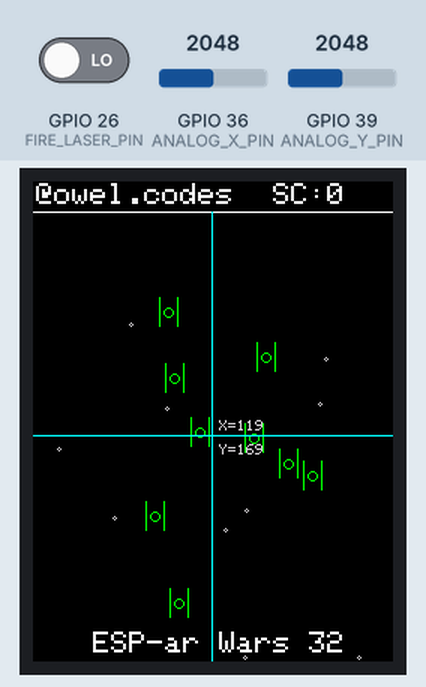
The program below on a simulated ESP32. Parts: 240×320 colour display. The test bench sets the inputs (shaded band); at power-on: GPIO 36 (ANALOG_X_PIN) = 2048, GPIO 39 (ANALOG_Y_PIN) = 2048, GPIO 26 (FIRE_LASER_PIN) LOW. Random numbers use the default seed unless the program sets one.

Above: at 1.3 s.
1.4 s: GPIO 36 (ANALOG_X_PIN) set to 2866
At 2.22 s:
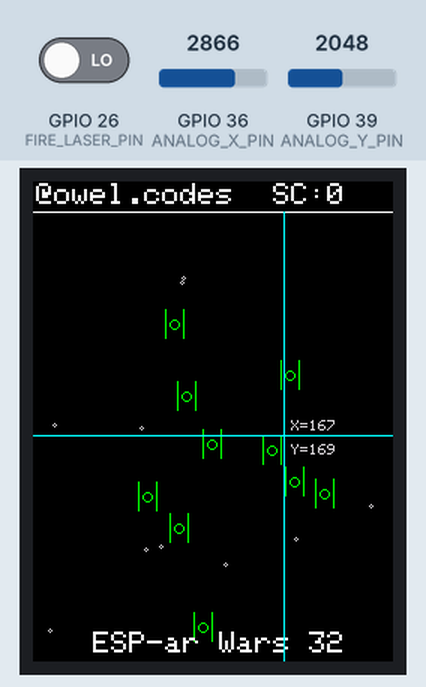
3.9 s: GPIO 39 (ANALOG_Y_PIN) set to 2866
At 4.53 s:
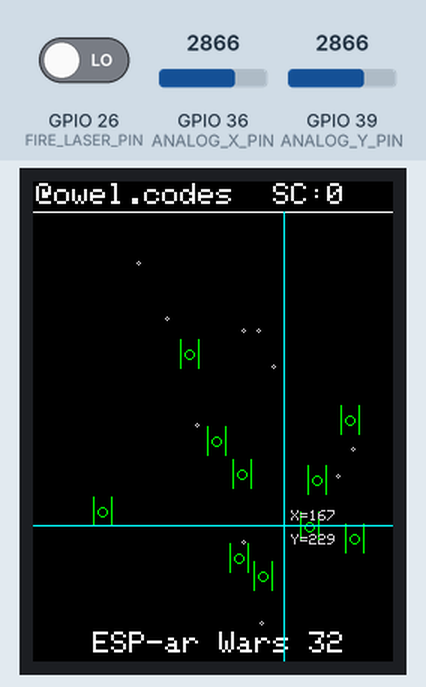
6.2 s: GPIO 26 (FIRE_LASER_PIN) driven HIGH
At 6.83 s:
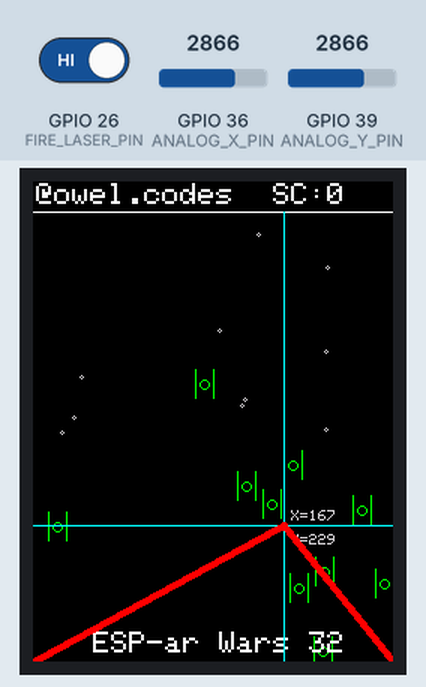
8.5 s: GPIO 36 (ANALOG_X_PIN) set to 3603
At 9.14 s:
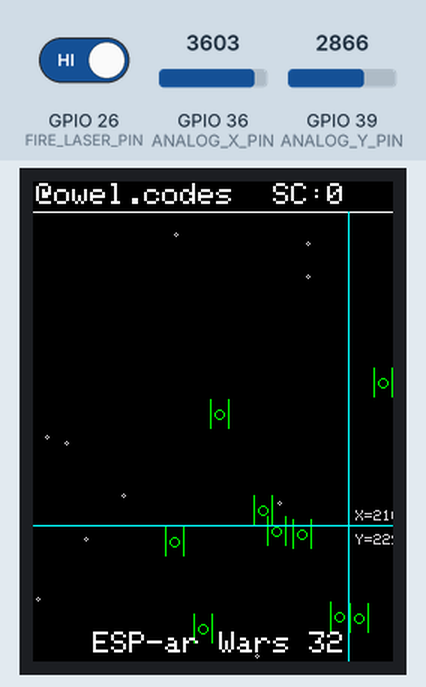
10.8 s: GPIO 39 (ANALOG_Y_PIN) set to 3603
At 11.45 s:
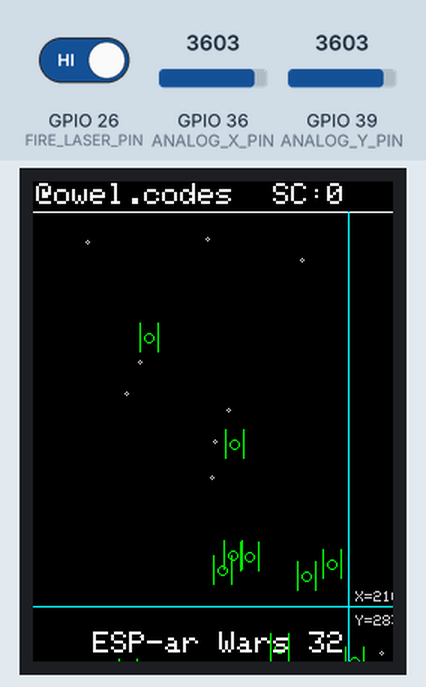
13.1 s: GPIO 36 (ANALOG_X_PIN) set to 4095
At 13.75 s:
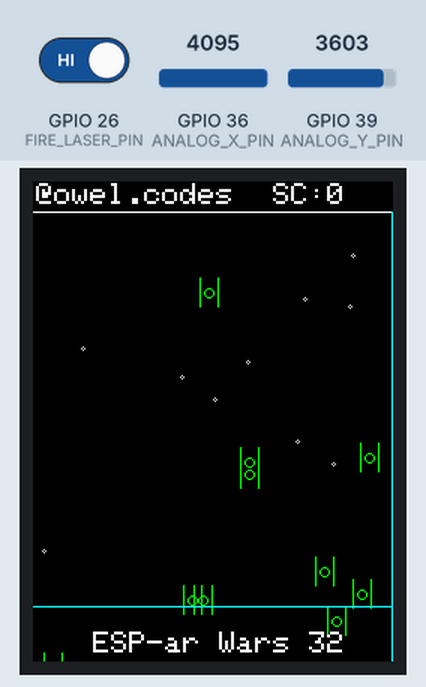
Timing chart, 0 to 16.1 s (numbered marks = the images above; inputs shaded):
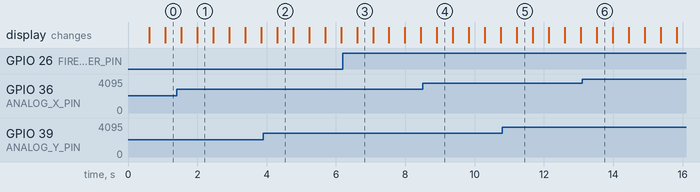

The program:

main.cpp
```cpp
#include <Arduino.h>
#include <TFT_eSPI.h>                 // Include the graphics library (this includes the sprite functions)

// TFT specs
#define TFT_WIDTH  240
#define TFT_HEIGHT 320
#define BKGD_COLOR TFT_BLACK
#define MARGIN_TOP 20

#define MIN_VELOCITY 2      // of enemy ships
#define MAX_VELOCITY 6      // of enemy ships
#define NUM_FIGHTERS 10     // current number of enemy ships

#define FIRE_LASER_PIN 26   // pin # for push button digital in
#define ANALOG_X_PIN   36   // X analog input for joystick
#define ANALOG_Y_PIN   39   // Y analog input for joystick

int LaserFireCounter;       // used by IRQ for Laser fire push button
float analog_X_Value;
float analog_Y_Value;

TFT_eSPI    tft = TFT_eSPI();            // Create object "tft"
TFT_eSprite buffer = TFT_eSprite(&tft);  // Create Sprite object "img" with pointer to "tft" object
TFT_eSprite enemy = TFT_eSprite(&tft);   // tie-fighter

// ---------- OBJECTS --------------
class TieFighter {
  public:
    int x;
    int y;
    int velocity_x;
    int velocity_y;
    void init();
    void move();
  private:
    int direction;
};

void TieFighter::init(){
  x = random(1, TFT_WIDTH);
  y = random(1, TFT_HEIGHT);
  velocity_x = random(1,5);
  velocity_y = random(1,5);
}

void TieFighter::move(){
  x = x + velocity_x;
  y = y + velocity_y;

  if (y>TFT_HEIGHT){
    y = random(1, TFT_HEIGHT);
    velocity_y = random(MIN_VELOCITY, MAX_VELOCITY);
    if (random(1,3)==1) velocity_y = velocity_y * (-1);
  }
  if (y<0){
    y = random(1, TFT_HEIGHT);
    velocity_y = random(MIN_VELOCITY, MAX_VELOCITY);
    if (random(1,3)==1) velocity_y = velocity_y * (-1);
  }
  if (x>TFT_WIDTH){
    x = random(1, TFT_WIDTH);
    velocity_x = random(MIN_VELOCITY, MAX_VELOCITY);
    if (random(1,3)==1) velocity_x = velocity_x * (-1);
  }
  if (x<0){
    x = random(1, TFT_WIDTH);
    velocity_x = random(MIN_VELOCITY, MAX_VELOCITY);
    if (random(1,3)==1) velocity_x = velocity_x * (-1);
  }
}

// ----------- IRQ Handler ------------
portMUX_TYPE mux = portMUX_INITIALIZER_UNLOCKED;

// IRQ handler for Laser Fire
void IRAM_ATTR LaserFireHandler() {
  portENTER_CRITICAL_ISR(&mux);
  LaserFireCounter++;
  portEXIT_CRITICAL_ISR(&mux);
}

// --------- PROGRAM VARIABLES ---------
// crosshair related variables.
int x = 0;
int y = 0;

// keep track of score
int score = 0;

// enemy ships
TieFighter fighter[NUM_FIGHTERS];

// forward declarations
void drawCrosshair(int x, int y, int color);
void displayScore(int x, int y, int color);
void fireLaser(int x, int y, int color);
void updateScreen();
bool detectBogeyKills(int x, int y);

// ------------ start of code ------------------
void drawCrosshair(int x, int y, int color){
  buffer.drawLine(0, y, TFT_WIDTH, y, color);   // draw horiz line
  buffer.drawLine(x, MARGIN_TOP, x, TFT_HEIGHT, color);  // draw vert line
  // moving text with crosshair
  buffer.setTextColor(TFT_LIGHTGREY);
  buffer.setTextSize(1);
  buffer.drawString("X=" + String(x), x+5, y-10);
  buffer.setTextSize(1);
  buffer.drawString("Y=" + String(y), x+5, y+6);
}

void displayScore(int score, int color){
  if (score > 1000) score=0;
  buffer.drawLine(0, MARGIN_TOP,TFT_WIDTH, MARGIN_TOP, color);
  buffer.setTextSize(2);
  buffer.setTextColor(color);
  buffer.drawString("@owel.codes", 2, 1);
  buffer.drawString("SC:" + String(score), 160, 1);
}

void fireLaser(int x, int y, int color){
  // fire laser to x,y point from left and right bottom corner
  int bottomleftx = 0;
  int bottomlefty = TFT_HEIGHT;
  int bottomrightx = TFT_WIDTH;
  int bottomrighty = TFT_HEIGHT;

  // fire left laser to x,y point
  buffer.drawWideLine(bottomleftx, bottomlefty, x, y, 4.0, color);
  // fire right laser to x,y point
  buffer.drawWideLine(bottomrightx, bottomrighty, x, y, 4.0, color);

  // detect if we hit anything
  detectBogeyKills(x, y);
}

bool detectBogeyKills(int x, int y){
  // detect if we hit any bogeys
  // return true or false
  bool hit = false;

  for (int i=0; i<NUM_FIGHTERS; i++){
    // fighter[i].x, fighter[i].y, sprite size is 20,20
    if ((x > fighter[i].x-10) && (x < fighter[i].x+10) && (y>fighter[i].y-10) && (y<fighter[i].y+10)) {
      hit = true;
      score = score + 10;
      // do something about fighter if hit... show explosion, remove from screen, do something
      buffer.drawSmoothCircle(x, y, 15, TFT_RED, TFT_ORANGE);
      fighter[i].init();  // this will respawn this enemy to a new location (therefore, erasing current location that was hit)
    }
  }
  return hit;
}

void updateScreen(){
  // update screen with buffer
  buffer.pushSprite(0, 0);
}

void drawEnemyShip(int x, int y, int transparentcolor){
  //
  enemy.setPivot(10,10);
  enemy.pushToSprite(&buffer, x, y, transparentcolor);
  // enemy.pushRotated(&buffer, 45, transparentcolor);
}

void drawEnemyShips(){
  for (int i=0; i<NUM_FIGHTERS; i++){
    drawEnemyShip(fighter[i].x, fighter[i].y, TFT_BLACK);
    fighter[i].move();
  }
}

void drawStars(){
  int num_stars = 10;
  int star_x;
  int star_y;
  for (int i=0; i<num_stars; i++){
    star_x = random(TFT_WIDTH);
    star_y = random(MARGIN_TOP, TFT_HEIGHT);
    buffer.drawCircle(star_x, star_y, 1, TFT_LIGHTGREY);
  }
}

void displayGameName(){
  // game name at bottom of screen
  buffer.setTextSize(2);
  buffer.setTextColor(TFT_WHITE);
  buffer.drawString("ESP-ar Wars 32", (TFT_WIDTH/2)-80, TFT_HEIGHT-20);
}

void readJoystick(){
  // read the joystick
  analog_X_Value = analogRead(ANALOG_X_PIN);  // 0 - 4095 ---> scale to 0 - TFT_WIDTH-1
  analog_Y_Value = analogRead(ANALOG_Y_PIN);  // 0 - 4095 ---> scale to 0 - TFT_HEIGHT-1
  // Serial.print("\nX="); Serial.println(analog_X_Value);
  // Serial.print("Y="); Serial.println(analog_Y_Value);
  // proportionally scale to TFT screen
  x = map(analog_X_Value, 0, 4095, 0, TFT_WIDTH-1);
  y = map(analog_Y_Value, 0, 4095, MARGIN_TOP, TFT_HEIGHT-1);
}

// ----------- SETUP -------------
void setup() {
  // Serial.begin(115200);

  // setup FireLaser Button Interrupt
  pinMode(FIRE_LASER_PIN, INPUT_PULLDOWN);
  attachInterrupt(digitalPinToInterrupt(FIRE_LASER_PIN), LaserFireHandler, RISING);

  tft.init();
  tft.setRotation(0);

  buffer.createSprite(TFT_WIDTH, TFT_HEIGHT);

  // create a tie-fighter sprite
  enemy.createSprite(20, 20);
  enemy.fillSprite(TFT_BLACK);
  enemy.setPivot(10,10);
  enemy.drawLine(4, 0, 4, 20, TFT_GREEN);       // left wing
  enemy.drawLine(16, 0, 16, 20, TFT_GREEN);     // right wing
  enemy.drawCircle(10, 10, 3, TFT_GREEN);       // cockpit

  // create X number of fighters. init x, y, vector values of fighter
  for (int i=0; i<NUM_FIGHTERS; i++){
    fighter[i].init();
  }
}

void loop() {
    buffer.fillSprite(BKGD_COLOR);    // no flicker :)

    drawStars();
    drawEnemyShips();
    displayScore(score, TFT_WHITE);
    displayGameName();
    readJoystick();
    drawCrosshair(x, y, TFT_CYAN);

    // check interrupt if Push button was pressed
    if (LaserFireCounter > 0) {
      fireLaser(x, y, TFT_RED);
      portENTER_CRITICAL(&mux);
      // LaserFireCounter--;
      LaserFireCounter = 0;   // reset
      portEXIT_CRITICAL(&mux);
    }

    updateScreen();
}
```

Measured:
- what the display in image 1 shows lasts 0.5 s, from 2.0 s to 2.5 s
